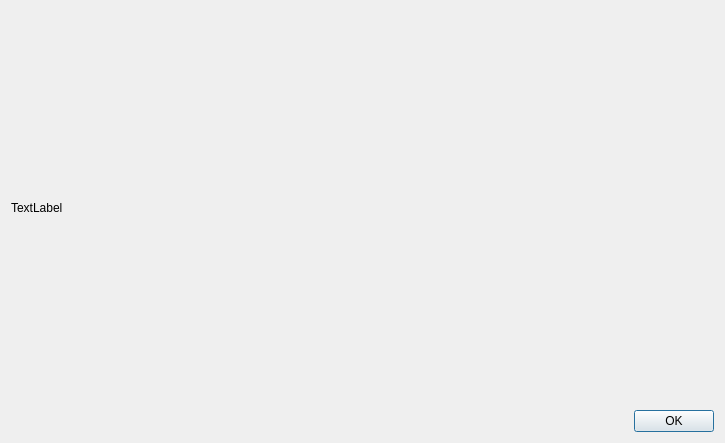
<?xml version="1.0" encoding="UTF-8"?>
<ui version="4.0">
 <class>Table3BDialog</class>
 <widget class="QDialog" name="Table3BDialog">
  <property name="geometry">
   <rect>
    <x>0</x>
    <y>0</y>
    <width>725</width>
    <height>443</height>
   </rect>
  </property>
  <property name="windowTitle">
   <string>Tabella 3B 60825-1</string>
  </property>
  <layout class="QGridLayout" name="gridLayout">
   <item row="0" column="0" colspan="2">
    <widget class="QLabel" name="EN_Table_3B">
     <property name="text">
      <string>TextLabel</string>
     </property>
    </widget>
   </item>
   <item row="1" column="0">
    <spacer name="horizontalSpacer">
     <property name="orientation">
      <enum>Qt::Horizontal</enum>
     </property>
     <property name="sizeHint" stdset="0">
      <size>
       <width>605</width>
       <height>20</height>
      </size>
     </property>
    </spacer>
   </item>
   <item row="1" column="1">
    <widget class="QPushButton" name="pushButton">
     <property name="text">
      <string>OK</string>
     </property>
    </widget>
   </item>
  </layout>
 </widget>
 <resources/>
 <connections>
  <connection>
   <sender>pushButton</sender>
   <signal>clicked()</signal>
   <receiver>Table3BDialog</receiver>
   <slot>accept()</slot>
   <hints>
    <hint type="sourcelabel">
     <x>656</x>
     <y>413</y>
    </hint>
    <hint type="destinationlabel">
     <x>362</x>
     <y>221</y>
    </hint>
   </hints>
  </connection>
 </connections>
</ui>
